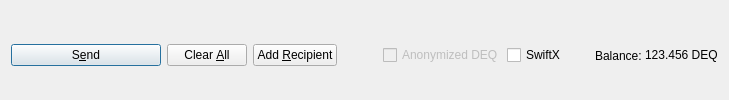
         <widget class="QFrame" name="frame_Send">
          <layout class="QHBoxLayout" name="horizontalLayout">
           <property name="bottomMargin">
            <number>0</number>
           </property>
           <item>
            <widget class="QPushButton" name="sendButton">
             <property name="minimumSize">
              <size>
               <width>150</width>
               <height>0</height>
              </size>
             </property>
             <property name="toolTip">
              <string>Confirm the send action</string>
             </property>
             <property name="text">
              <string>S&amp;end</string>
             </property>
             <property name="icon">
              <iconset resource="../dequant.qrc">
               <normaloff>:/icons/send</normaloff>:/icons/send</iconset>
             </property>
             <property name="autoDefault">
              <bool>false</bool>
             </property>
             <property name="default">
              <bool>true</bool>
             </property>
            </widget>
           </item>
           <item>
            <widget class="QPushButton" name="clearButton">
             <property name="sizePolicy">
              <sizepolicy hsizetype="Minimum" vsizetype="Fixed">
               <horstretch>0</horstretch>
               <verstretch>0</verstretch>
              </sizepolicy>
             </property>
             <property name="toolTip">
              <string>Clear all fields of the form.</string>
             </property>
             <property name="text">
              <string>Clear &amp;All</string>
             </property>
             <property name="icon">
              <iconset resource="../dequant.qrc">
               <normaloff>:/icons/remove</normaloff>:/icons/remove</iconset>
             </property>
             <property name="autoDefault">
              <bool>false</bool>
             </property>
            </widget>
           </item>
           <item>
            <widget class="QPushButton" name="addButton">
             <property name="toolTip">
              <string>Send to multiple recipients at once</string>
             </property>
             <property name="text">
              <string>Add &amp;Recipient</string>
             </property>
             <property name="icon">
              <iconset resource="../dequant.qrc">
               <normaloff>:/icons/add</normaloff>:/icons/add</iconset>
             </property>
             <property name="autoDefault">
              <bool>false</bool>
             </property>
            </widget>
           </item>
           <item>
            <spacer name="horizontalSpacer">
             <property name="orientation">
              <enum>Qt::Horizontal</enum>
             </property>
             <property name="sizeHint" stdset="0">
              <size>
               <width>40</width>
               <height>20</height>
              </size>
             </property>
            </spacer>
           </item>
           <item>
            <layout class="QHBoxLayout" name="horizontalLayout_2">
             <property name="spacing">
              <number>3</number>
             </property>
             <item>
              <widget class="QCheckBox" name="checkzDEQ">
               <property name="enabled">
                <bool>false</bool>
               </property>
               <property name="text">
                <string>Anonymized DEQ</string>
               </property>
              </widget>
             </item>
             <item>
              <widget class="QCheckBox" name="checkSwiftTX">
               <property name="enabled">
                <bool>true</bool>
               </property>
               <property name="minimumSize">
                <size>
                 <width>85</width>
                 <height>0</height>
                </size>
               </property>
               <property name="text">
                <string>SwiftX</string>
               </property>
              </widget>
             </item>
             <item>
              <widget class="QLabel" name="label">
               <property name="text">
                <string>Balance:</string>
               </property>
              </widget>
             </item>
             <item>
              <widget class="QLabel" name="labelBalance">
               <property name="sizePolicy">
                <sizepolicy hsizetype="Preferred" vsizetype="Fixed">
                 <horstretch>0</horstretch>
                 <verstretch>0</verstretch>
                </sizepolicy>
               </property>
               <property name="cursor">
                <cursorShape>IBeamCursor</cursorShape>
               </property>
               <property name="text">
                <string notr="true">123.456 DEQ</string>
               </property>
               <property name="textInteractionFlags">
                <set>Qt::LinksAccessibleByMouse|Qt::TextSelectableByKeyboard|Qt::TextSelectableByMouse</set>
               </property>
              </widget>
             </item>
            </layout>
           </item>
          </layout>
         </widget>
